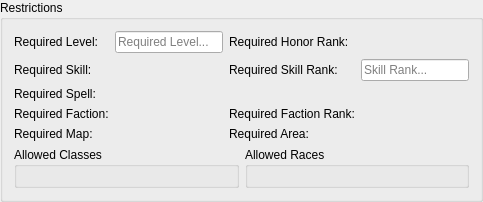
    <widget class="QGroupBox" name="groupBox_2">
     <property name="maximumSize">
      <size>
       <width>650</width>
       <height>16777215</height>
      </size>
     </property>
     <property name="title">
      <string>Restrictions</string>
     </property>
     <layout class="QGridLayout" name="gridLayout_3">
      <item row="6" column="0" colspan="4">
       <layout class="QHBoxLayout" name="horizontalLayout">
        <item>
         <widget class="QGroupBox" name="classmaskLayout">
          <property name="title">
           <string>Allowed Classes</string>
          </property>
          <layout class="QHBoxLayout" name="horizontalLayout_2"/>
         </widget>
        </item>
        <item>
         <widget class="QGroupBox" name="racemaskLayout">
          <property name="title">
           <string>Allowed Races</string>
          </property>
          <layout class="QHBoxLayout" name="horizontalLayout_3"/>
         </widget>
        </item>
       </layout>
      </item>
      <item row="1" column="0">
       <widget class="QLabel" name="label_9">
        <property name="text">
         <string>Required Skill:</string>
        </property>
       </widget>
      </item>
      <item row="2" column="1">
       <layout class="QVBoxLayout" name="reqspellLayout"/>
      </item>
      <item row="0" column="0">
       <widget class="QLabel" name="label_8">
        <property name="text">
         <string>Required Level:</string>
        </property>
       </widget>
      </item>
      <item row="2" column="0">
       <widget class="QLabel" name="label_11">
        <property name="text">
         <string>Required Spell:</string>
        </property>
       </widget>
      </item>
      <item row="1" column="2">
       <widget class="QLabel" name="label_10">
        <property name="text">
         <string>Required Skill Rank:</string>
        </property>
       </widget>
      </item>
      <item row="1" column="1">
       <layout class="QVBoxLayout" name="reqskillLayout"/>
      </item>
      <item row="3" column="0">
       <widget class="QLabel" name="label_13">
        <property name="text">
         <string>Required Faction:</string>
        </property>
       </widget>
      </item>
      <item row="0" column="1">
       <widget class="QLineEdit" name="reqlvlEdit">
        <property name="placeholderText">
         <string>Required Level...</string>
        </property>
       </widget>
      </item>
      <item row="0" column="2">
       <widget class="QLabel" name="label_12">
        <property name="text">
         <string>Required Honor Rank:</string>
        </property>
       </widget>
      </item>
      <item row="3" column="1">
       <layout class="QVBoxLayout" name="reqfactionLayout"/>
      </item>
      <item row="3" column="2">
       <widget class="QLabel" name="label_14">
        <property name="text">
         <string>Required Faction Rank:</string>
        </property>
       </widget>
      </item>
      <item row="3" column="3">
       <layout class="QVBoxLayout" name="reqfactionrankLayout"/>
      </item>
      <item row="1" column="3">
       <widget class="QLineEdit" name="reqskillrankEdit">
        <property name="placeholderText">
         <string>Skill Rank...</string>
        </property>
       </widget>
      </item>
      <item row="4" column="0">
       <widget class="QLabel" name="label_51">
        <property name="text">
         <string>Required Map:</string>
        </property>
       </widget>
      </item>
      <item row="4" column="2">
       <widget class="QLabel" name="label_52">
        <property name="text">
         <string>Required Area:</string>
        </property>
       </widget>
      </item>
      <item row="4" column="1">
       <layout class="QHBoxLayout" name="reqmapLayout"/>
      </item>
      <item row="4" column="3">
       <layout class="QHBoxLayout" name="reqareaLayout"/>
      </item>
      <item row="0" column="3">
       <layout class="QHBoxLayout" name="reqhonorLayout"/>
      </item>
     </layout>
    </widget>
